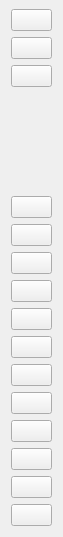
<?xml version="1.0" encoding="UTF-8"?>
<ui version="4.0">
 <class>ToolForm</class>
 <widget class="QWidget" name="ToolForm">
  <property name="geometry">
   <rect>
    <x>0</x>
    <y>0</y>
    <width>63</width>
    <height>537</height>
   </rect>
  </property>
  <property name="windowTitle">
   <string>Tool</string>
  </property>
  <property name="styleSheet">
   <string notr="true"/>
  </property>
  <layout class="QVBoxLayout" name="verticalLayout">
   <property name="topMargin">
    <number>9</number>
   </property>
   <item>
    <widget class="QPushButton" name="groupControlBtn">
     <property name="toolTip">
      <string>group control</string>
     </property>
     <property name="text">
      <string/>
     </property>
    </widget>
   </item>
   <item>
    <widget class="QPushButton" name="fullScreenBtn">
     <property name="toolTip">
      <string>full screen</string>
     </property>
     <property name="text">
      <string/>
     </property>
    </widget>
   </item>
   <item>
    <widget class="QPushButton" name="maxBtn">
     <property name="toolTip">
      <string>窗口等比例最大化</string>
     </property>
     <property name="text">
      <string/>
     </property>
    </widget>
   </item>
   <item>
    <spacer name="verticalSpacer">
     <property name="orientation">
      <enum>Qt::Vertical</enum>
     </property>
     <property name="sizeHint" stdset="0">
      <size>
       <width>20</width>
       <height>40</height>
      </size>
     </property>
    </spacer>
   </item>
   <item>
    <widget class="QPushButton" name="expandNotifyBtn">
     <property name="toolTip">
      <string>expand notify</string>
     </property>
     <property name="text">
      <string/>
     </property>
    </widget>
   </item>
   <item>
    <widget class="QPushButton" name="touchBtn">
     <property name="toolTip">
      <string>touch switch</string>
     </property>
     <property name="text">
      <string/>
     </property>
    </widget>
   </item>
   <item>
    <widget class="QPushButton" name="openScreenBtn">
     <property name="toolTip">
      <string>open screen</string>
     </property>
     <property name="text">
      <string/>
     </property>
    </widget>
   </item>
   <item>
    <widget class="QPushButton" name="closeScreenBtn">
     <property name="toolTip">
      <string>close screen</string>
     </property>
     <property name="text">
      <string/>
     </property>
    </widget>
   </item>
   <item>
    <widget class="QPushButton" name="powerBtn">
     <property name="toolTip">
      <string>power</string>
     </property>
     <property name="text">
      <string/>
     </property>
    </widget>
   </item>
   <item>
    <widget class="QPushButton" name="volumeUpBtn">
     <property name="toolTip">
      <string>volume up</string>
     </property>
     <property name="text">
      <string/>
     </property>
    </widget>
   </item>
   <item>
    <widget class="QPushButton" name="volumeDownBtn">
     <property name="toolTip">
      <string>volume down</string>
     </property>
     <property name="text">
      <string/>
     </property>
    </widget>
   </item>
   <item>
    <widget class="QPushButton" name="appSwitchBtn">
     <property name="toolTip">
      <string>app switch</string>
     </property>
     <property name="text">
      <string/>
     </property>
    </widget>
   </item>
   <item>
    <widget class="QPushButton" name="menuBtn">
     <property name="toolTip">
      <string>menu</string>
     </property>
     <property name="text">
      <string/>
     </property>
    </widget>
   </item>
   <item>
    <widget class="QPushButton" name="homeBtn">
     <property name="toolTip">
      <string>home</string>
     </property>
     <property name="text">
      <string/>
     </property>
    </widget>
   </item>
   <item>
    <widget class="QPushButton" name="returnBtn">
     <property name="toolTip">
      <string>return</string>
     </property>
     <property name="text">
      <string/>
     </property>
    </widget>
   </item>
   <item>
    <widget class="QPushButton" name="screenShotBtn">
     <property name="toolTip">
      <string>screen shot</string>
     </property>
     <property name="text">
      <string/>
     </property>
    </widget>
   </item>
  </layout>
 </widget>
 <resources/>
 <connections/>
</ui>
